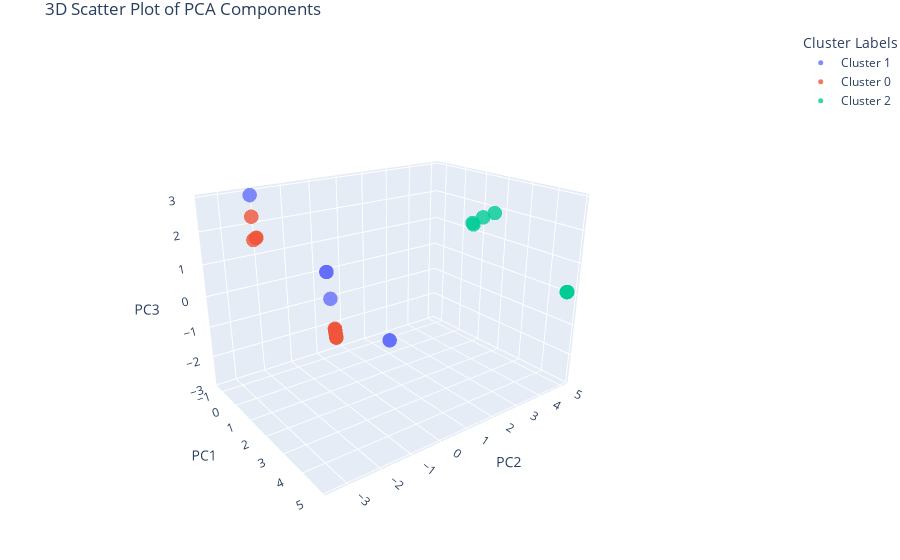

The notebook cell this image was saved under:
### Markdown cell above
# plot 3d clustering in space

### Code cell
# 3D scatter plot
import plotly.express as px 

fig = go.Figure()

labels = df_train_feat_scaled['cluster_label'].unique()
colors = px.colors.qualitative.Plotly

for i, label in enumerate(labels):
    # filter row with current label
    df_label = df_train_feat_scaled[df_train_feat_scaled['cluster_label'] == label]
    
    fig.add_trace(go.Scatter3d(
        x=df_label['PC1'],
        y=df_label['PC2'],
        z=df_label['PC3'],
        mode='markers',
        marker=dict(
            size=5,
            color=colors[i% len(colors)],
            opacity=0.8
        ),
        name=f'Cluster {label}'
    ))

fig.update_layout(
    title='3D Scatter Plot of PCA Components',
    scene=dict(
        xaxis_title='PC1',
        yaxis_title='PC2',
        zaxis_title='PC3',
        camera=dict(
            eye=dict(x=2, y=-1.5, z=1) 
        )
    ),
    legend_title_text='Cluster Labels', 
    margin=dict(l=0, r=0, b=0, t=30)
)

# Show the plot
fig.show()
